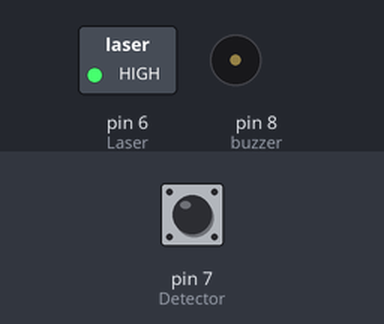
Bench run of a sketch on a simulated Arduino Uno, built with avr-gcc and run on an emulated ATmega328P. Parts: switched loads named in the sketch (green lamp = pin HIGH), buzzer (waves = sounding, pin HIGH). Inputs (shaded band) come from the test bench; at power-on: pin 7 (Detector) LOW. What the sketch prints to the serial monitor is not drawn.

Above: at 1.2 s.
1.3 s: pin 7 (Detector) driven HIGH
At 2.0 s:
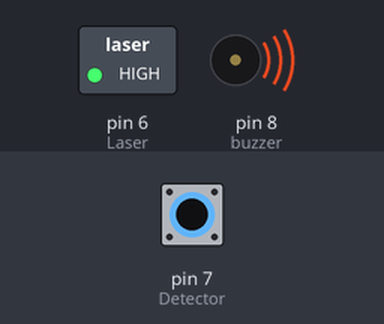
2.8 s: pin 7 (Detector) driven LOW
At 3.1 s:
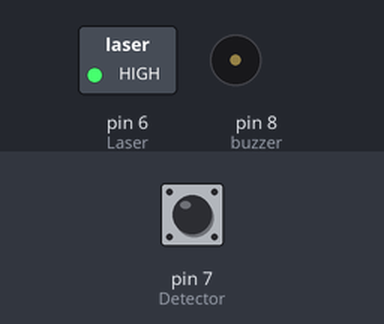
5.8 s: pin 7 (Detector) pulsed HIGH 2 times (0.12 s each, 0.3 s apart)
At 5.88 s:
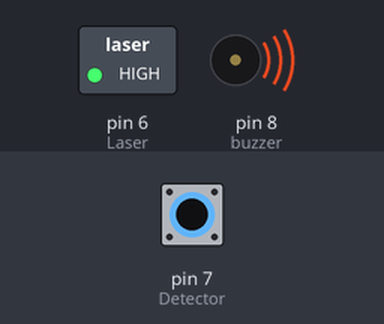
Timing chart, 0 to 8.8 s (numbered marks = the images above; inputs shaded):
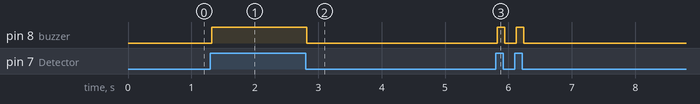

The sketch:

sketch_feb05a.ino
```cpp
const int Laser = 6;
const int Detector = 7;
const int buzzer = 8;

unsigned long lastHitMillis = 0;

void setup() {
  Serial.begin(9600);
  pinMode(Laser, OUTPUT);
  pinMode(Detector, INPUT);
  pinMode(buzzer, OUTPUT);
  digitalWrite(Laser, HIGH);
}

void loop() {

    unsigned long currentMillis = millis();

    /*
    Create multitasking to reading analog input
    To avoid false triggers test if the debounce delay
    period has passed
    */
    if(currentMillis - lastHitMillis >= 60){
      boolean laserSensorData = digitalRead(Detector);

      //Set the hit time for pseudo debouncing
      lastHitMillis = millis();

      if(laserSensorData == 1) {
        // Data disini yang dikirim ke serial communication
        Serial.write(1);
        digitalWrite(buzzer, HIGH);
      } else {
        Serial.write(0);
        digitalWrite(buzzer, LOW);
      }
   }
}
```

Measured:
- after the input at 1.3 s, pin 8 (buzzer): LOW → HIGH at once
- after the input at 2.8 s, pin 8 (buzzer): HIGH → LOW at once
- after the input at 5.8 s, pin 8 (buzzer): alternates HIGH for 0.12 s and LOW for 0.18 s, 4 changes in all, then stays LOW, starting at once
